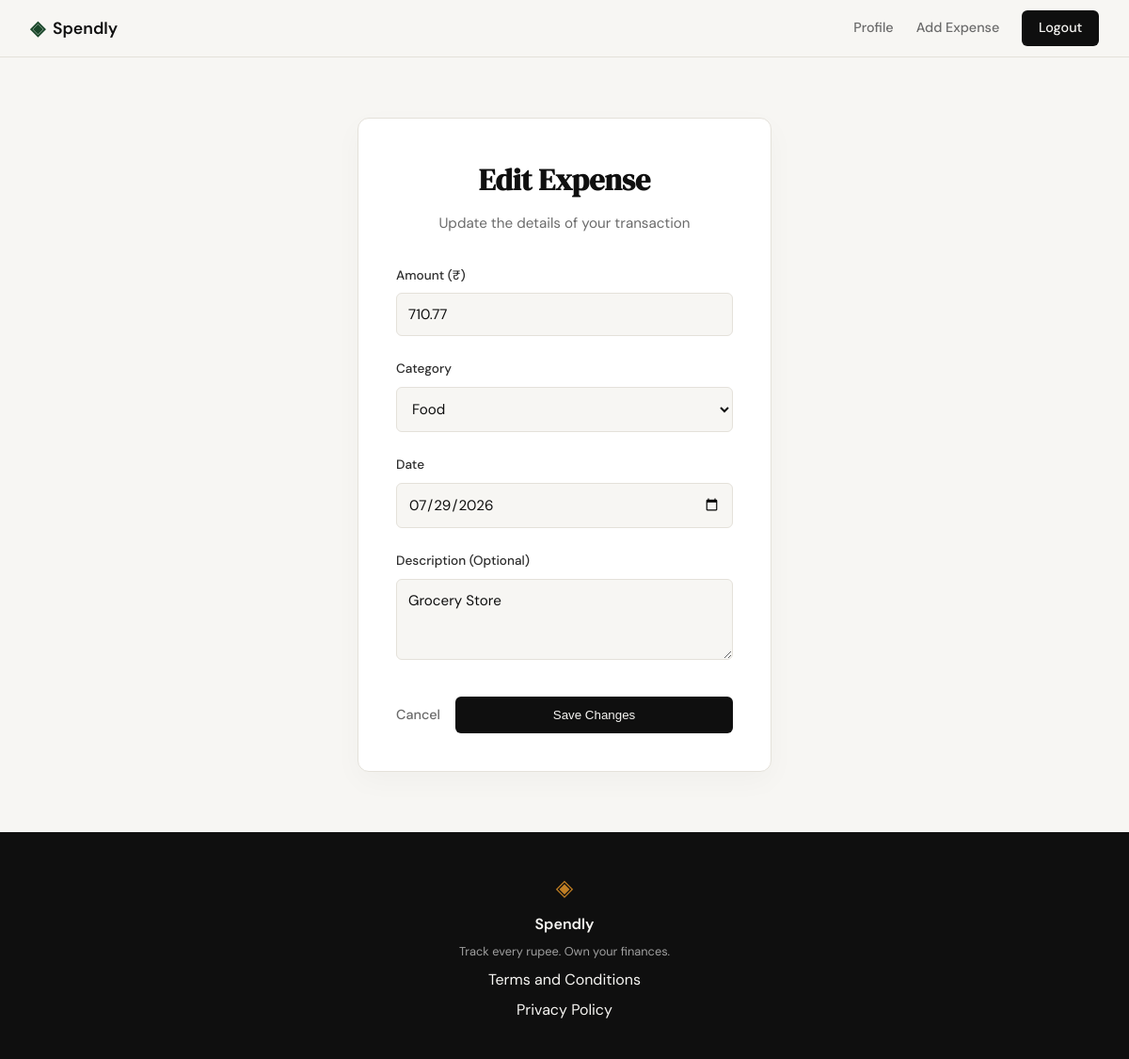
The app's page /expenses/15/edit (signed in) with its own data.
### tables this page shows
CREATE TABLE expenses (
                id INTEGER PRIMARY KEY AUTOINCREMENT,
                user_id INTEGER NOT NULL,
                amount REAL NOT NULL,
                category TEXT NOT NULL,
                date TEXT NOT NULL,
                description TEXT,
                created_at TEXT DEFAULT (datetime('now')),
                FOREIGN KEY (user_id) REFERENCES users (id)
            );

### app.py (the view, shortened to what this page needs)
@app.route("/expenses/<int:id>/edit", methods=["GET", "POST"])
@login_required
def edit_expense(id):
    uid = session["user_id"]
    expense = get_expense_by_id(id, uid)
    if not expense:
        abort(404)
    allowed_categories = [
        "Food",
        "Transport",
        "Bills",
        "Health",
        "Entertainment",
        "Shopping",
        "Other",
    ]
    return render_template(
        "edit_expense.html", expense=expense, categories=allowed_categories
    )

### app.py (called while the page is built)
def login_required(f):
    @wraps(f)
    def decorated_function(*args, **kwargs):
        if "user_id" not in session:
            flash("Please sign in to access this page.")
            return redirect(url_for("login"))
        return f(*args, **kwargs)
    return decorated_function

### database/db.py (called while the page is built)
def get_db():
    conn = sqlite3.connect(DB_PATH)
    conn.row_factory = sqlite3.Row
    conn.execute("PRAGMA foreign_keys = ON")
    return conn

### database/queries.py (called while the page is built)
def get_expense_by_id(expense_id, user_id):
    with get_db() as conn:
        row = conn.execute(
            "SELECT id, amount, category, date, description FROM expenses WHERE id = ? AND user_id = ?",
            (expense_id, user_id),
        ).fetchone()
        return row

### templates/edit_expense.html (shortened to what this page needs)
{% extends "base.html" %}
{% block content %}
<div class="edit-expense-container">
    <div class="form-card">
        <h1>Edit Expense</h1>
        <p class="form-subtitle">Update the details of your transaction</p>
        <form action="{{ url_for('edit_expense', id=expense.id) }}" method="POST" class="expense-form">
            <div class="form-group">
                <label for="amount">Amount (₹)</label>
                <input type="number" id="amount" name="amount" step="0.01" min="0.01"
                       class="form-input" value="{{ request.form.get('amount', expense.amount) }}" required
                       placeholder="0.00">
            </div>
            <div class="form-group">
                <label for="category">Category</label>
                <select id="category" name="category" required>
                    {% for cat in categories %}
                        <option value="{{ cat }}" {% if request.form.get('category', expense.category) == cat %}selected{% endif %}>{{ cat }}</option>
                    {% endfor %}
                </select>
            </div>
            <div class="form-group">
                <label for="date">Date</label>
                <input type="date" id="date" name="date" class="form-input"
                       value="{{ request.form.get('date', expense.date) }}" required>
            </div>
            <div class="form-group">
                <label for="description">Description (Optional)</label>
                <textarea id="description" name="description" rows="3"
                          placeholder="What was this for?">{{ request.form.get('description', expense.description or '') }}</textarea>
            </div>
            <div class="form-actions">
                <a href="{{ url_for('profile') }}" class="btn-cancel">Cancel</a>
                <button type="submit" class="btn-save">Save Changes</button>
            </div>
        </form>
    </div>
</div>
{% endblock %}

### static/css/style.css (style rules this page uses)
:root { --ink: #0f0f0f; --ink-soft: #2d2d2d; --ink-muted: #6b6b6b; --ink-faint: #a0a0a0; --paper: #f7f6f3; --paper-warm: #f0ede6; --paper-card: #ffffff; --accent: #1a472a; --accent-light: #e8f0eb; --accent-2: #c17f24; --accent-2-light: #fdf3e3; --danger: #c0392b; --danger-light: #fdecea; --border: #e4e1da; --border-soft: #eeebe4; --font-display: 'DM Serif Display', Georgia, serif; --font-body: 'DM Sans', system-ui, sans-serif; --max-width: 1200px; --auth-width: 440px; --radius-sm: 6px; --radius-md: 12px; --radius-lg: 20px; }
*, *::before, *::after { box-sizing: border-box; margin: 0; padding: 0; }
html { font-size: 16px; scroll-behavior: smooth; }
body { background: var(--paper); color: var(--ink); font-family: var(--font-body); font-size: 1rem; line-height: 1.6; -webkit-font-smoothing: antialiased; }
a { color: inherit; text-decoration: none; }
.form-group { margin-bottom: 1.25rem; }
.form-group label { display: block; font-size: 0.85rem; font-weight: 500; color: var(--ink-soft); margin-bottom: 0.4rem; }
.form-input { width: 100%; padding: 0.6rem 0.875rem; border: 1px solid var(--border); border-radius: var(--radius-sm); font-family: var(--font-body); font-size: 0.95rem; color: var(--ink); background: var(--paper); outline: none; transition: border-color 0.2s; }
.form-input::placeholder { color: var(--ink-faint); }

### templates/edit_expense.html (style rules this page uses)
.edit-expense-container { display: flex; justify-content: center; padding: 4rem 2rem; }
.form-card { background: var(--paper-card); border: 1px solid var(--border); border-radius: var(--radius-md); padding: 2.5rem; width: 100%; max-width: var(--auth-width); box-shadow: 0 10px 30px rgba(0, 0, 0, 0.03); }
.form-card h1 { font-family: var(--font-display); font-size: 2rem; color: var(--ink); margin-bottom: 0.5rem; text-align: center; }
.form-subtitle { text-align: center; color: var(--ink-muted); font-size: 0.95rem; margin-bottom: 2rem; }
.expense-form .form-group { margin-bottom: 1.5rem; }
.expense-form .form-group label { display: block; font-size: 0.85rem; font-weight: 500; color: var(--ink-soft); margin-bottom: 0.5rem; }
.expense-form .form-input, .expense-form select, .expense-form textarea { width: 100%; padding: 0.75rem; border: 1px solid var(--border); border-radius: var(--radius-sm); font-family: var(--font-body); font-size: 0.95rem; color: var(--ink); background: var(--paper); outline: none; transition: border-color 0.2s; }
.form-actions { display: flex; align-items: center; justify-content: space-between; gap: 1rem; margin-top: 2rem; }
.btn-save { background: var(--ink); color: var(--paper); padding: 0.75rem 1.5rem; border-radius: var(--radius-sm); font-weight: 500; cursor: pointer; border: none; transition: background 0.2s; flex: 1; }
.btn-cancel { color: var(--ink-muted); font-size: 0.9rem; font-weight: 500; transition: color 0.2s; }

### records on screen
expenses: amount "710.77", category "Food", date "07/29/2026", description "Grocery Store"
